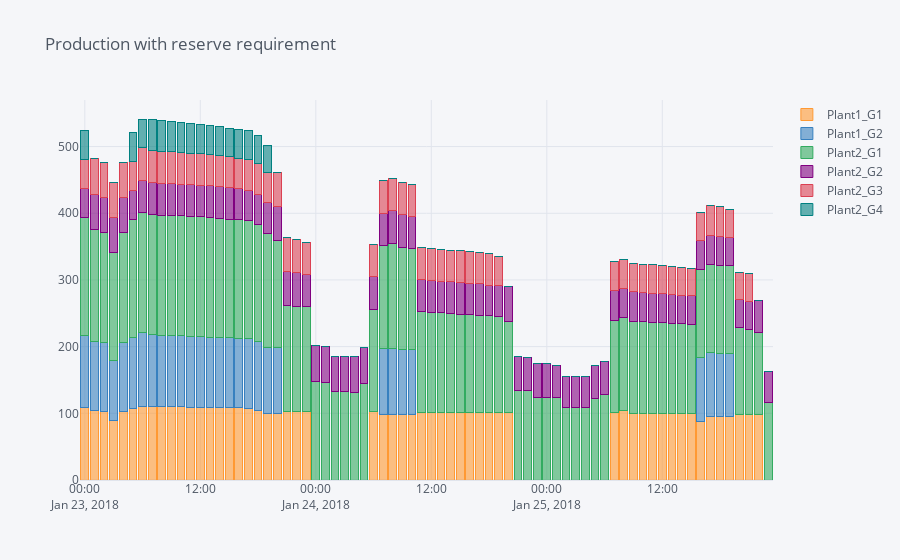

The cell this chart's notebook holds for it:
### Markdown cell above
Now we create an identical SHOP model but add two **reserve_group** objects with some specified FCR-N and FRR reserve obligations. All generators are part of the FCR-N group and can help cover the given **fcr_n_up_obligation** and **fcr_n_down_obligation**. Only the generators in Plant2 are part of the FRR group and have to cover the **frr_up_obligation** without help from the other generators in Plant1.

### Code cell
#Create a new shop session
shop=ShopSession()
build_model(shop)

#Add two reserve_group objects to the original model
fcr_n = shop.model.reserve_group.add_object("fcr_n_group")
fcr_n.fcr_n_up_obligation.set(10)
fcr_n.fcr_n_down_obligation.set(10)

frr = shop.model.reserve_group.add_object("frr_group")
frr.frr_up_obligation.set(15)

#Connect all generators to the fcr_n group
for gen in shop.model.generator:
    gen.connect_to(fcr_n)

#Connect only the generators in Plant2 to the frr group
plant2 = shop.model.plant.Plant2    
for gen in plant2.generators:
    gen.connect_to(frr)    
    
#Optimize model
run_model(shop) 

#Plot the resulting optimized production schedules
pd.DataFrame([gen.production.get().rename(gen.get_name()) for gen in shop.model.generator]).transpose().iplot(title="Production with reserve requirement", kind='bar', barmode = 'stack')
